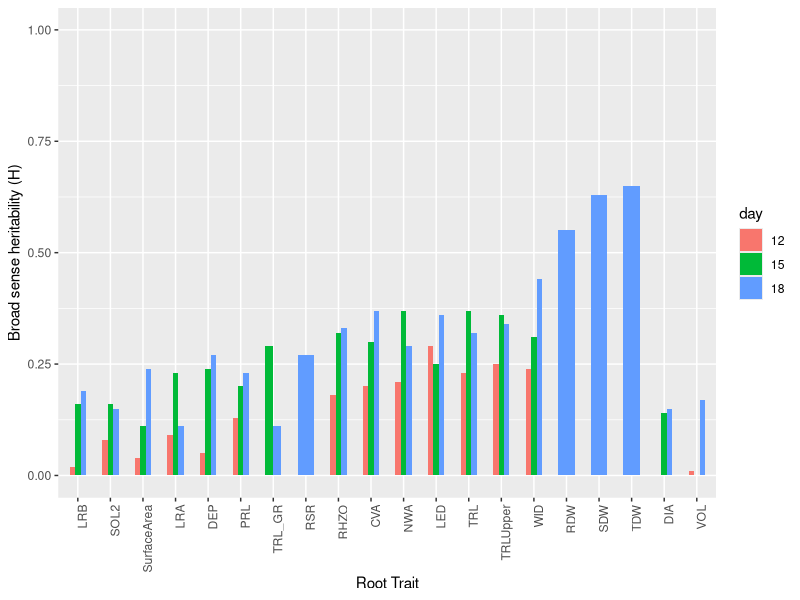

Here is the R script that generated this plot:
## ---- chunk 1
knitr::opts_chunk$set(echo = TRUE)
knitr::opts_knit$set(root.dir = normalizePath(".."))
## ---- chunk 2

library(tidyverse)
## ---- chunk 3
###create heritability fig at different days for traits we are interested in
day12_s <- read.csv("./blups/day12_descriptive.csv")
day15_s <- read.csv("./blups/day15_descriptive.csv")
day18_s <- read.csv("./blups/day18_descriptive.csv")

good_traits_12 <- day12_s %>%  filter(Trait %in% c("TRL","PRL","WID","CVA","LRB","VOL","LRA", "SOL2","LED","RHZO","TRL_GR","TRLUpper","NWA","SurfaceArea", "DIA", "DEP")) %>% select(Trait, H2.cullis) %>% arrange(H2.cullis) %>% mutate(day = rep(12))

good_traits_15 <- day15_s %>%  filter(Trait %in% c("TRL","PRL","WID","CVA","LRB","VOL","LRA", "SOL2","LED","RHZO","TRL_GR","TRLUpper","NWA","SurfaceArea", "DIA", "DEP")) %>% select(Trait, H2.cullis) %>% arrange(H2.cullis) %>% mutate(day = rep(15))

good_traits_18 <- day18_s %>%  filter(Trait %in% c("TRL","PRL","WID","CVA","LRB","VOL","LRA", "SOL2","LED","RHZO","TRL_GR","TRLUpper","NWA","SurfaceArea", "DIA", "DEP", "SDW","RDW","TDW","RSR")) %>% select(Trait, H2.cullis) %>% arrange(H2.cullis) %>% mutate(day = rep(18))

good_traits <- bind_rows(good_traits_12, good_traits_15, good_traits_18 )

good_traits$day <- as.factor(good_traits$day)

tiff("./figures/heritability/Figure 3_Heritability.tiff", width = 7, height = 5, units = 'in', res = 300)
ggplot(good_traits, mapping=aes(reorder(x=Trait, H2.cullis),y=H2.cullis, fill=day )) + geom_bar(stat = "identity", position = position_dodge(),width = 0.5)  + ylab("Broad sense heritability (H)") + xlab("Root Trait") + theme(plot.title = element_text(hjust = 0.5), axis.text.x = element_text(angle=90, hjust=1)) + ylim(0,1)
dev.off()

